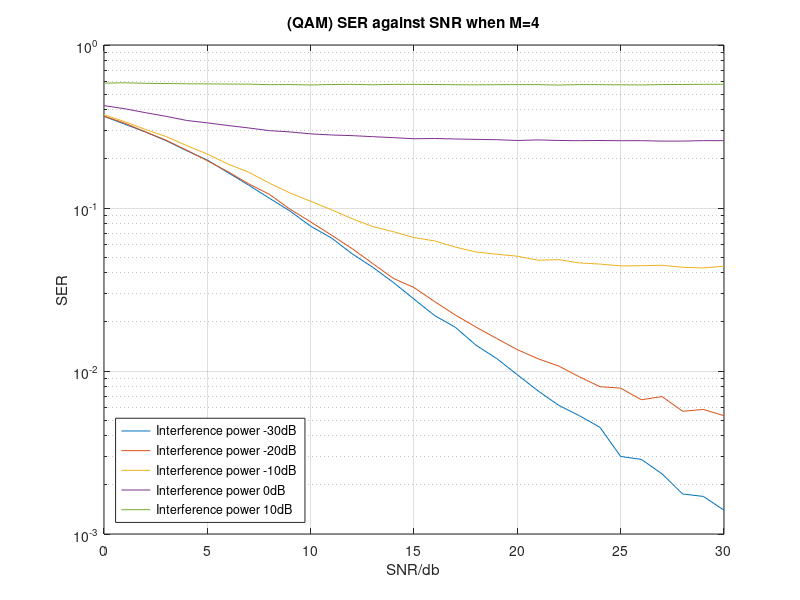

MATLAB code to generate this figure:

clear all;

%%%%%%%%%%%%%%%%%%%%%%%%%%%%%%%%%%%%%%%%%%%%%%%%%%%%%%%%%%%%%%%%%%%%%%%%
%This program simulates the symbal error rate of quadrate amplitude modulation 
%(QAM) of M symbals by averaging the number of errors in N tests. The theoretical
%value is also caculated using derived expressions and a visual comparison 
%is made on a graph of symbal error rate (SER) against signal to noise ratio 
%(SNR) in dB to check the validity of the simulation.
%%%%%%%%%%%%%%%%%%%%%%%%%%%%%%%%%%%%%%%%%%%%%%%%%%%%%%%%%%%%%%%%%%%%%%%%


%declare parameters for SNR, N, and M
SNR_db = [0:30];
N=1e5;
M=4;

power_inter_db=-30:10:10;
power_inter=sqrt(10.^(power_inter_db./10));
L=length(power_inter);

sig_energy = 10.^(SNR_db/10);%convert SNR db to SNR
l = length(sig_energy);

original_signal = transpose(qammod(0:M-1,M));%generate array of original signal
mag = sqrt((original_signal'*original_signal)./(2*M*(sig_energy)));%magnitude using to scale the noise power


SER_I_SIM=zeros(L,l);
SER_SIM = zeros(1,l);%declare a matrix for SER


for SIM_index=1:L
    P_inter=power_inter(1,SIM_index);
    
tran_signal = zeros(N,1);

for index = 1:l
    %transmitted signals are selected randomly from the original signals
    tran_signal_index = randi(M,N,1);
    tran_signal=qammod(tran_signal_index-1,M);
     
    %generate white gaussian noise n scale its power & fading channel h
    %with unity power
    noise= (randn(N,1)+1j.*randn(N,1)).*mag(1,index);
    h=(randn(N,1)+1j.*randn(N,1))./sqrt(2);
    interference=P_inter*(randn(N,1)+1j*randn(N,1))./sqrt(2);
    
    %received signal = transmitted signal * fading channel + noise
    receive_sig = tran_signal.*h+noise+interference;
   
    %detected signals are generated by mapping each of transmitted signals 
    %to the nearest signal after channel
    Eucld_dist=zeros(N,M);
    
    for k = 1: M
        Eucld_dist(:,k) = abs(receive_sig - h.*original_signal(k,1));
    end
    [~, indices ] = min(Eucld_dist,[],2) ;
    number_of_errors = (indices~=tran_signal_index);
    SER_SIM(index) = mean(number_of_errors);
    
end
     SER_I_SIM(SIM_index,:)=SER_SIM;
end



%%%%%%%%%%%%%%%%%%%%%%%%%%%%%%%%%%%%%%%%%%%%%%%%%%%%%%%%%%%%%%%%%%%%%%%%
%plot a graph of SER against SNR for both simulation result and
%theoreetical expressions 
%%%%%%%%%%%%%%%%%%%%%%%%%%%%%%%%%%%%%%%%%%%%%%%%%%%%%%%%%%%%%%%%%%%%%%%%
semilogy(SNR_db,SER_I_SIM);
legend('Interference power -30dB','Interference power -20dB','Interference power -10dB','Interference power 0dB','Interference power 10dB','location','southwest');
str=sprintf('(QAM) SER against SNR when M=%d',M);
title(str);
xlabel('SNR/db');
ylabel('SER');
grid on;
